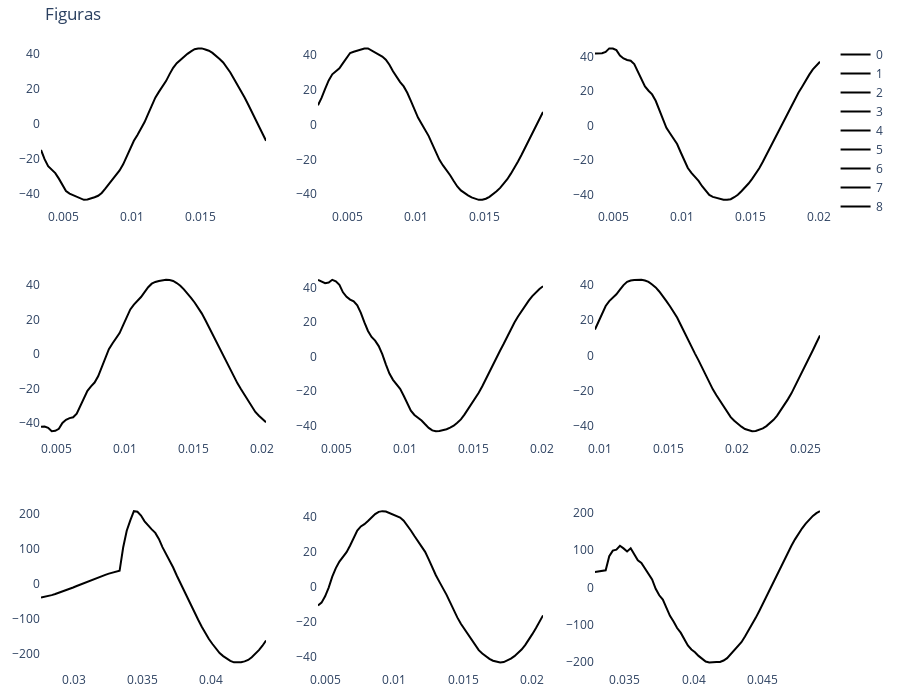

Notebook cell for this chart:
### Markdown cell above
#### Plots

### Code cell
from plotly.subplots import make_subplots
import plotly.graph_objects as go

fs = 3840
dataset_test = Form1Dataset(
    dataset_dir, max_window_idx=max_window_idx, signal_name=signal_name, test=True
)
train_dataloader = DataLoader(dataset_test, batch_size=train_batch_size, shuffle=True)

dataiter = iter(train_dataloader)
signal_window, t_window, labels, *_ = next(dataiter)
t = np.linspace(0, N / fs, N)

x = model(signal_window[1:10].to(device))
x = x.detach()

# Crear Matriz de confusión
df = confussion_matrix(x, labels[1:10])
print(df)

# figure = plt.figure(figsize=(10, 10))
cols, rows = 3, 3
fig = make_subplots(rows=rows, cols=cols)

for i in range(0, cols * rows):

    col = i % cols
    row = i // cols
    fig.add_trace(
        go.Scatter(
            name=i, x=t_window[i, :], y=signal_window[i, :, 0], marker_color="black"
        ),
        row=row + 1,
        col=col + 1,
    )

fig.update_layout(
    height=700,
    width=900,
    title_text="Figuras",
    margin={"b": 20, "t": 40, "l": 20, "r": 30},
    plot_bgcolor="rgba(0,0,0,0)",
    # paper_bgcolor="whitesmoke",
)
fig.show()
